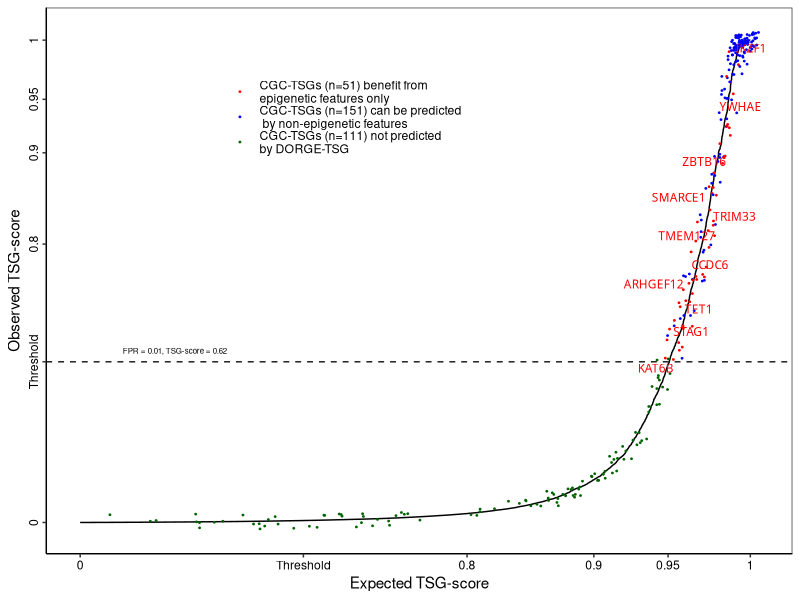
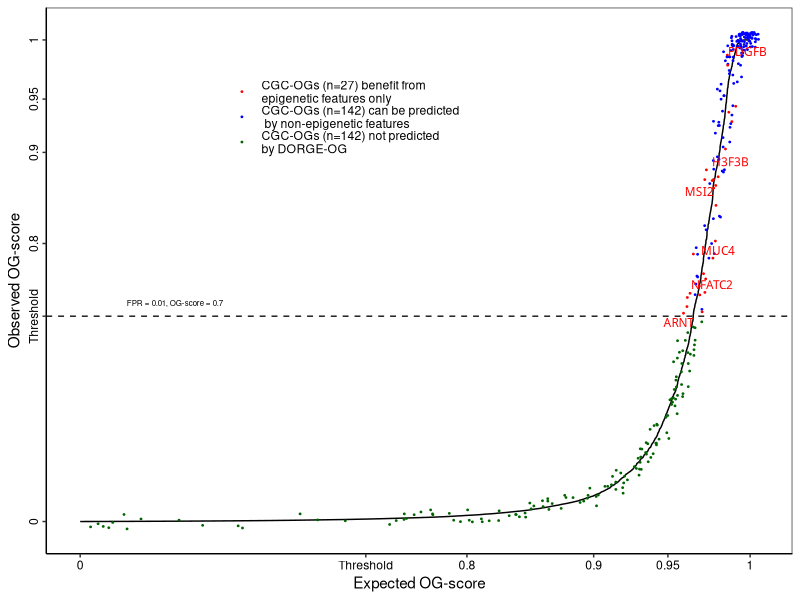

Source code (R) for these figures, in order:
####################
##### QQ-plots #####
####################

###### DORGE predictions are shown by QQ-plots with specific gene categoried highlighted.

###### Input: data/TSG_prediction-lr_enet_wo_Epigenetics_FPR_0.01.csv: DORGE-TSG predicted genes using features without epigenetic features
###### Input: data/OG_prediction-lr_enet_wo_Epigenetics_FPR_0.01.csv: DORGE-OG prediction genes using features without epigenetic features
###### Input: ../DORGE_prediction.txt: DORGE prediction results
###### Output: Figure_3A_qqplot_TSG_with_allfeature_specific_highlighted.pdf: QQplot for DORGE-TSG prediction
###### Output: Figure_3B_qqplot_OG_with_allfeature_specific_highlighted.pdf: QQplot for DORGE-OG prediction

options(warn=-1)

### Install missing packages

installed_pkgs <- installed.packages()

pkgs <-  c("ggpubr","scales","ggrepel")

if (length(setdiff(pkgs, installed_pkgs)) > 0) {
    install.packages(pkgs = setdiff(pkgs, installed_pkgs))
}

suppressMessages(library("ggpubr"))
suppressMessages(library("scales"))
suppressMessages(library("ggrepel"))

TSG_threshold<-0.62485 #loose FPR=0.01
OG_threshold<-0.7004394 #loose FPR=0.01

#TSG_threshold<-0.8290429 #strict FPR=0.005
#OG_threshold<-0.8679444 #strict FPR=0.005

##################### Figure 3A #####################
#setwd("/Users/jlyu/Box\ Sync/TSGOG_Project/SA_sub/github/DORGE_paper/Figure_codes/Figure_3");
score_tsg <- read.table("data/TSG_prediction-lr_enet_wo_Epigenetics_FPR_0.01.csv", header=T, sep=",")
Predicted_genes_woepi_features<-as.character(score_tsg[,1])
prediction <- read.table("../DORGE_prediction.txt", header=T, sep="\t",fill=TRUE,quote = "")

index_predicted_novel_TSGs_allfeatures<-which(prediction$TSG_probability>TSG_threshold)
Novel_genes_allfeatures<-as.character(prediction[index_predicted_novel_TSGs_allfeatures,1])
Specific_novel_genes_allfeatures<-setdiff(Novel_genes_allfeatures,Predicted_genes_woepi_features)
CGC_TSGs<-as.character(prediction[prediction$TSG_all=="1",1])
Specific_novel_nonCGC_genes_allfeatures<-setdiff(Specific_novel_genes_allfeatures,CGC_TSGs)
write.table(Specific_novel_nonCGC_genes_allfeatures,"data/Novel_DORGE_predicted_TSGs_benefitted_by_Epi_features.txt",sep="\t",quote=F,row.names=F,col.names=F)
write.table(Specific_novel_genes_allfeatures,"data/DORGE_predicted_TSGs_benefitted_by_Epi_features.txt",sep="\t",quote=F,row.names=F,col.names=F)

index_TSG_predicted_CGC_TSGs_all_feature<-which(prediction$TSG_probability>TSG_threshold & prediction$TSG_all=="1")
all_genes<-as.character(prediction[,1])
Predicted_CGC_TSGs_all_features<-all_genes[index_TSG_predicted_CGC_TSGs_all_feature]
index_predicted_woepi_genes_in_all_genes<-which(all_genes %in% Predicted_genes_woepi_features)
Predicted_CGC_TSGs_nonepi_features_only<-all_genes[intersect(index_predicted_woepi_genes_in_all_genes,index_TSG_predicted_CGC_TSGs_all_feature)]
all_feature_specific_genes<-setdiff(Predicted_CGC_TSGs_all_features,Predicted_CGC_TSGs_nonepi_features_only)

index_unpredicted_CGC_TSGs<-which(prediction$TSG_probability<TSG_threshold & prediction$TSG_all=="1")
unpredicted_CGC_TSGs<-all_genes[index_unpredicted_CGC_TSGs]

sorted = sort(prediction$TSG_probability,decreasing=F,index.return=T)
sorted_genes<-as.character(all_genes[sorted$ix])
index_highlighted_epi_specific_genes<-which(sorted_genes %in% all_feature_specific_genes)
index_highlighted_nonepi_specific_genes<-which(sorted_genes %in% Predicted_CGC_TSGs_nonepi_features_only)
index_highlighted_unpredicted_genes<-which(sorted_genes %in% unpredicted_CGC_TSGs)
highlighted_genes<-sorted_genes[c(which(sorted_genes %in% c(all_feature_specific_genes,Predicted_CGC_TSGs_nonepi_features_only,unpredicted_CGC_TSGs)))]

nonhighlighted<-as.character(sorted_genes[which(! sorted_genes %in% highlighted_genes)])

other_selected<- which(sorted_genes %in% nonhighlighted)

o <- sorted$x
e <-  1:length(prediction$TSG_probability)/19636
e[1]<-0
epi_specific<-rep("",19636)
epi_specific[index_highlighted_epi_specific_genes]<-"Epigenetic_specific"
nonepi_specific<-rep("",19636)
nonepi_specific[index_highlighted_nonepi_specific_genes]<-"woEpigenetic_specific"
unpredicted_CGC_TSGs<-rep("",19636)
unpredicted_CGC_TSGs[index_highlighted_unpredicted_genes]<-"Unpredicted CGC-TSGs"
colors<-rep("",19636)
colors[index_highlighted_epi_specific_genes]<-"Epigenetic_specific"
colors[index_highlighted_nonepi_specific_genes]<-"woEpigenetic_specific"
colors[index_highlighted_unpredicted_genes]<-"Unpredicted CGC-TSGs"

core_genes<-c("MYC","RET","TP53","BRAF","ERBB2","KRAS","ABL1","KIT","PTEN","MYCN","WT1","RB1","NRAS","ALK","CDKN2A","BCR","MET","APC","FOS","BRCA1","BCL2","CCND1","VHL","YAP1","AKT1","MYB","NOTCH1","RUNX3","KLF4","EWSR1","PIK3CA","KMT2A","CDH1","STAT3","HRAS","EZH2","JUN","ROS1","SRC","SHH","GLI1","BCL6","CTNNB1","PML","STK11","RASSF1","HGF","SMAD4","NF1","SOX2","MEN1","MARK2","LMO2","CDKN1A","PDGFRA","RUNX1","MITF","MTDH","FOXM1","MLLT3","MTOR","ERG","NPM1","MDM2","TAZ","EGF","CADM1","BRCA2","PDGFB","CD274","VEGFA","TERT","AR","CSF1R","MYCL","FHIT","KLF6","SYK","PTPN11","PTTG1","NF2","NTRK1","WWOX","FGFR1","TCL1A","ARID1A","DLC1","FOXP1","CDK16","PTGS2","RARA","SLC3A2","BAP1","FBXW7","TAL1","CDK8","ETS1","PTGDR","TNFAIP3","TWSG1");

core_gene_vec<-rep("",19636)
core_gene_vec[sorted_genes %in% core_genes]<-"Core_CGC"

dat <- data.frame("Observed" = o, "Expected" = e,"Epi_specific_genes" = epi_specific,"nonEpi_specific_genes" = nonepi_specific,"Unpredicted_CGC" = unpredicted_CGC_TSGs,"Core" = core_gene_vec,"Gene" = sorted_genes,"Color" = colors)



modulus_trans <- function(lambda){
   trans_new("modulus",
     transform = function(y){
        if(lambda != 0){
           yt <- sign(y) * (((abs(y) + 1) ^ lambda - 1) / lambda)
        }
        return(yt)
     },
     inverse = function(yt){
        if(lambda != 0){
           y <- ((abs(yt) * lambda + 1)  ^ (1 / lambda) - 1) * sign(yt)
        } else {
           y <- (exp(abs(yt)) - 1) * sign(yt)
           
        }
        return(y)
     }
   )
}

dat1<-dat
dat<-dat[dat$Color!="",]
label<-which(dat[,3]!="" & dat[,1]>TSG_threshold & dat[,1]<0.9999)
label_chosen<-label[seq(1, length(label), 5)]

pdf("Raw_figures/Figure_3A_qqplot_TSG_with_allfeature_specific_highlighted.pdf", family="ArialMT", width=3.9, height=2.7)
dat$Color<-factor(dat$Color,levels=c("Epigenetic_specific","woEpigenetic_specific","Unpredicted CGC-TSGs"))
palette_color <- c("Epigenetic_specific"='red', "woEpigenetic_specific"='blue', "Unpredicted CGC-TSGs"='darkgreen')

ggplot() + geom_path(data=dat1, aes(x=Expected, y=Observed))+ geom_point(data=dat[dat[,"Color"]!="",], aes(Expected, Observed, colour=Color),position=position_jitter(w = 0.1, h = 0.1),size=0.3)+ scale_colour_manual(values = palette_color,breaks = c("Epigenetic_specific","woEpigenetic_specific","Unpredicted CGC-TSGs"),labels = c(paste("CGC-TSGs (n=",length(index_highlighted_epi_specific_genes),") benefit from\nepigenetic features only",sep=""), paste("CGC-TSGs (n=",length(index_highlighted_nonepi_specific_genes),") can be predicted\n by non-epigenetic features",sep=""), paste("CGC-TSGs (n=",length(index_highlighted_unpredicted_genes),") not predicted\nby DORGE-TSG",sep="")))+geom_text_repel(data = dat[label_chosen,],aes(label=Gene,x=Expected, y=Observed), family="ArialMT",size= 3,color="red",segment.size= 0.3,force = 1,segment.color= "grey10")+ geom_hline(yintercept=TSG_threshold, linetype="dashed", color = "grey10")+annotate("text", label = paste("FPR = 0.01, TSG-score = ",round(TSG_threshold,2),sep=""), x = 0.4, y =  TSG_threshold+0.02, size = 2, colour = "black")+scale_x_continuous(trans = modulus_trans(5),breaks = c(0,TSG_threshold,0.8,0.9,0.95,1),labels = c("0", "Threshold","0.8","0.9", "0.95", "1"))+scale_y_continuous(trans = modulus_trans(5),breaks = c(0,TSG_threshold,0.8,0.9,0.95,1),labels = c("0", "Threshold","0.8","0.9", "0.95", "1"))+ xlab("Expected TSG-score") + ylab("Observed TSG-score")+ guides(color = guide_legend(override.aes=list(fill=NA))) + theme_bw() + theme(legend.title = element_blank(),axis.ticks.y = element_line(size = 0.5),axis.ticks.x=element_line(size = 0.5),axis.text.x = element_text(angle = 0, hjust = 0.5, colour = "black"),axis.text.y = element_text(angle = 90, hjust = 0.5, colour = "black"), panel.grid.major = element_blank(), panel.grid.minor = element_blank(),panel.background = element_blank(), axis.line = element_line(colour = "black"),legend.position=c(0.4,0.8),legend.background = element_rect(fill=alpha('transparent', 0.0)))

garbage <- dev.off()


##################### Figure 3B #####################

#setwd("/Users/jlyu/Box\ Sync/TSGOG_Project/SA_sub/github/DORGE_paper/Figure_codes/Figure_3");
score_OG <- read.table("data/OG_prediction-lr_enet_wo_Epigenetics_FPR_0.01.csv", header=T, sep=",")
Predicted_genes_woepi_features<-as.character(score_OG[,1])
prediction <- read.table("../DORGE_prediction.txt", header=T, sep="\t",fill=TRUE,quote = "")

index_predicted_novel_OGs_allfeatures<-which(prediction$OG_probability>OG_threshold)
Novel_genes_allfeatures<-as.character(prediction[index_predicted_novel_OGs_allfeatures,1])
Specific_novel_genes_allfeatures<-setdiff(Novel_genes_allfeatures,Predicted_genes_woepi_features)
CGC_OGs<-as.character(prediction[prediction$OG_all=="1",1])
Specific_novel_nonCGC_genes_allfeatures<-setdiff(Specific_novel_genes_allfeatures,CGC_OGs)
write.table(Specific_novel_nonCGC_genes_allfeatures,"data/Novel_DORGE_predicted_OGs_benefitted_by_Epi_features.txt",sep="\t",quote=F,row.names=F,col.names=F)
write.table(Specific_novel_genes_allfeatures,"data/DORGE_predicted_OGs_benefitted_by_Epi_features.txt",sep="\t",quote=F,row.names=F,col.names=F)

index_OG_predicted_CGC_OGs_all_feature<-which(prediction$OG_probability>OG_threshold & prediction$OG_all=="1")
all_genes<-as.character(prediction[,1])
Predicted_CGC_OGs_all_features<-all_genes[index_OG_predicted_CGC_OGs_all_feature]
index_predicted_woepi_genes_in_all_genes<-which(all_genes %in% Predicted_genes_woepi_features)
Predicted_CGC_OGs_nonepi_features_only<-all_genes[intersect(index_predicted_woepi_genes_in_all_genes,index_OG_predicted_CGC_OGs_all_feature)]
all_feature_specific_genes<-setdiff(Predicted_CGC_OGs_all_features,Predicted_CGC_OGs_nonepi_features_only)

index_unpredicted_CGC_OGs<-which(prediction$OG_probability<OG_threshold & prediction$OG_all=="1")
unpredicted_CGC_OGs<-all_genes[index_unpredicted_CGC_OGs]

sorted = sort(prediction$OG_probability,decreasing=F,index.return=T)
sorted_genes<-as.character(all_genes[sorted$ix])
index_highlighted_epi_specific_genes<-which(sorted_genes %in% all_feature_specific_genes)
index_highlighted_nonepi_specific_genes<-which(sorted_genes %in% Predicted_CGC_OGs_nonepi_features_only)
index_highlighted_unpredicted_genes<-which(sorted_genes %in% unpredicted_CGC_OGs)
highlighted_genes<-sorted_genes[c(which(sorted_genes %in% c(all_feature_specific_genes,Predicted_CGC_OGs_nonepi_features_only,unpredicted_CGC_OGs)))]

nonhighlighted<-as.character(sorted_genes[which(! sorted_genes %in% highlighted_genes)])

other_selected<- which(sorted_genes %in% nonhighlighted)

o <- sorted$x
e <-  1:length(prediction$OG_probability)/19636
e[1]<-0
epi_specific<-rep("",19636)
epi_specific[index_highlighted_epi_specific_genes]<-"Epigenetic_specific"
nonepi_specific<-rep("",19636)
nonepi_specific[index_highlighted_nonepi_specific_genes]<-"woEpigenetic_specific"
unpredicted_CGC_OGs<-rep("",19636)
unpredicted_CGC_OGs[index_highlighted_unpredicted_genes]<-"Unpredicted CGC-OGs"
colors<-rep("",19636)
colors[index_highlighted_epi_specific_genes]<-"Epigenetic_specific"
colors[index_highlighted_nonepi_specific_genes]<-"woEpigenetic_specific"
colors[index_highlighted_unpredicted_genes]<-"Unpredicted CGC-OGs"

core_genes<-c("MYC","RET","TP53","BRAF","ERBB2","KRAS","ABL1","KIT","PTEN","MYCN","WT1","RB1","NRAS","ALK","CDKN2A","BCR","MET","APC","FOS","BRCA1","BCL2","CCND1","VHL","YAP1","AKT1","MYB","NOTCH1","RUNX3","KLF4","EWSR1","PIK3CA","KMT2A","CDH1","STAT3","HRAS","EZH2","JUN","ROS1","SRC","SHH","GLI1","BCL6","CTNNB1","PML","STK11","RASSF1","HGF","SMAD4","NF1","SOX2","MEN1","MARK2","LMO2","CDKN1A","PDGFRA","RUNX1","MITF","MTDH","FOXM1","MLLT3","MTOR","ERG","NPM1","MDM2","TAZ","EGF","CADM1","BRCA2","PDGFB","CD274","VEGFA","TERT","AR","CSF1R","MYCL","FHIT","KLF6","SYK","PTPN11","PTTG1","NF2","NTRK1","WWOX","FGFR1","TCL1A","ARID1A","DLC1","FOXP1","CDK16","PTGS2","RARA","SLC3A2","BAP1","FBXW7","TAL1","CDK8","ETS1","PTGDR","TNFAIP3","TWSG1");

core_gene_vec<-rep("",19636)
core_gene_vec[sorted_genes %in% core_genes]<-"Core_CGC"

dat <- data.frame("Observed" = o, "Expected" = e,"Epi_specific_genes" = epi_specific,"nonEpi_specific_genes" = nonepi_specific,"Unpredicted_CGC" = unpredicted_CGC_OGs,"Core" = core_gene_vec,"Gene" = sorted_genes,"Color" = colors)

modulus_trans <- function(lambda){
   trans_new("modulus",
     transform = function(y){
        if(lambda != 0){
           yt <- sign(y) * (((abs(y) + 1) ^ lambda - 1) / lambda)
        }
        return(yt)
     },
     inverse = function(yt){
        if(lambda != 0){
           y <- ((abs(yt) * lambda + 1)  ^ (1 / lambda) - 1) * sign(yt)
        } else {
           y <- (exp(abs(yt)) - 1) * sign(yt)
           
        }
        return(y)
     }
   )
}

dat1<-dat
dat<-dat[dat$Color!="",]
label<-which(dat[,3]!="" & dat[,1]>OG_threshold & dat[,1]<0.9999)
label_chosen<-label[seq(1, length(label), 5)]

pdf("Raw_figures/Figure_3B_qqplot_OG_with_allfeature_specific_highlighted.pdf", family="ArialMT", width=3.9, height=2.7)
dat$Color<-factor(dat$Color,levels=c("Epigenetic_specific","woEpigenetic_specific","Unpredicted CGC-OGs"))
palette_color <- c("Epigenetic_specific"='red', "woEpigenetic_specific"='blue', "Unpredicted CGC-OGs"='darkgreen')

ggplot() + geom_path(data=dat1, aes(x=Expected, y=Observed))+ geom_point(data=dat[dat[,"Color"]!="",], aes(Expected, Observed, colour=Color),position=position_jitter(w = 0.1, h = 0.1),size=0.3)+ scale_colour_manual(values = palette_color,breaks = c("Epigenetic_specific","woEpigenetic_specific","Unpredicted CGC-OGs"),labels = c(paste("CGC-OGs (n=",length(index_highlighted_epi_specific_genes),") benefit from\nepigenetic features only",sep=""), paste("CGC-OGs (n=",length(index_highlighted_nonepi_specific_genes),") can be predicted\n by non-epigenetic features",sep=""), paste("CGC-OGs (n=",length(index_highlighted_unpredicted_genes),") not predicted\nby DORGE-OG",sep="")))+geom_text_repel(data = dat[label_chosen,],aes(label=Gene,x=Expected, y=Observed), family="ArialMT",size= 3,color="red",segment.size= 0.3,force = 1,segment.color= "grey10")+ geom_hline(yintercept=OG_threshold, linetype="dashed", color = "grey10")+annotate("text", label = paste("FPR = 0.01, OG-score = ",round(OG_threshold,2),sep=""), x = 0.4, y =  OG_threshold+0.02, size = 2, colour = "black")+scale_x_continuous(trans = modulus_trans(5),breaks = c(0,OG_threshold,0.8,0.9,0.95,1),labels = c("0", "Threshold","0.8","0.9", "0.95", "1"))+scale_y_continuous(trans = modulus_trans(5),breaks = c(0,OG_threshold,0.8,0.9,0.95,1),labels = c("0", "Threshold","0.8","0.9", "0.95", "1"))+ xlab("Expected OG-score") + ylab("Observed OG-score")+ guides(color = guide_legend(override.aes=list(fill=NA))) + theme_bw() + theme(legend.title = element_blank(),axis.ticks.y = element_line(size = 0.5),axis.ticks.x=element_line(size = 0.5),axis.text.x = element_text(angle = 0, hjust = 0.5, colour = "black"),axis.text.y = element_text(angle = 90, hjust = 0.5, colour = "black"), panel.grid.major = element_blank(), panel.grid.minor = element_blank(),panel.background = element_blank(), axis.line = element_line(colour = "black"),legend.position=c(0.4,0.8),legend.background = element_rect(fill=alpha('transparent', 0.0)))

garbage <- dev.off()